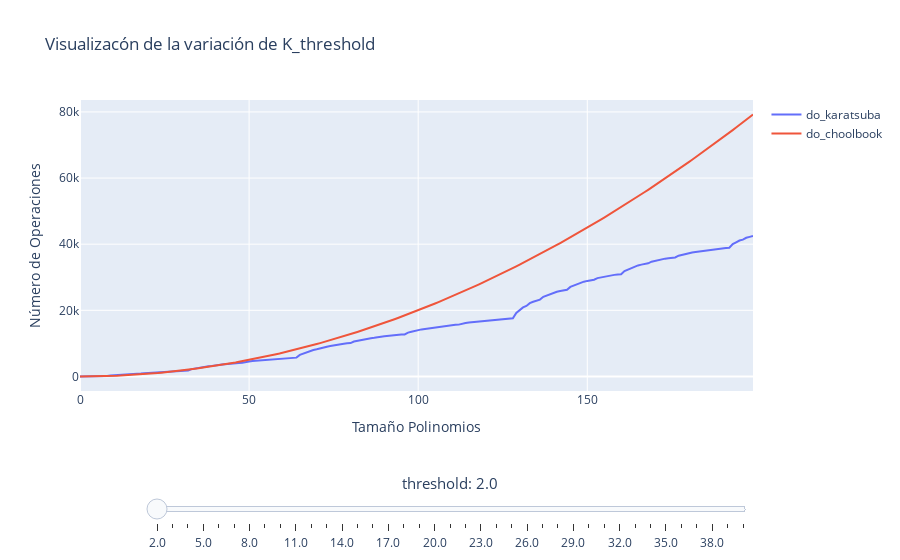

Source (notebook cell):
### Code cell
graficar_listas_threshold(tam_poli=200, 
                        max_threshold_range=40,
                        diff_size=False,
                        verbose=True)

# (tamaño 150) 1min aprox 
# (tamaño 200)

### Figure 1 — Plotly figure (JSON) as saved in the notebook; plotly's stock layout.template omitted (floating-point values rounded to 4 significant figures; data arrays with more than 128 entries replaced by an {"elided": "..."} marker saying what was removed)
{"data": [{"mode": "lines", "name": "do_karatsuba", "type": "scatter", "x": {"elided": "200 int values"}, "y": {"elided": "201 int values"}}, {"mode": "lines", "name": "do_choolbook", "type": "scatter", "x": {"elided": "200 int values"}, "y": {"elided": "201 int values"}}], "layout": {"sliders": [{"currentvalue": {"font": {"size": 15}, "prefix": "threshold: ", "visible": true, "xanchor": "center"}, "len": 0.9, "steps": [{"args": [["2.0"], {"frame": {"duration": 100, "redraw": true}, "mode": "immediate", "transition": {"duration": 0}}], "label": "2.0", "method": "animate"}, {"args": [["3.0"], {"frame": {"duration": 100, "redraw": true}, "mode": "immediate", "transition": {"duration": 0}}], "label": "3.0", "method": "animate"}, {"args": [["4.0"], {"frame": {"duration": 100, "redraw": true}, "mode": "immediate", "transition": {"duration": 0}}], "label": "4.0", "method": "animate"}, {"args": [["5.0"], {"frame": {"duration": 100, "redraw": true}, "mode": "immediate", "transition": {"duration": 0}}], "label": "5.0", "method": "animate"}, {"args": [["6.0"], {"frame": {"duration": 100, "redraw": true}, "mode": "immediate", "transition": {"duration": 0}}], "label": "6.0", "method": "animate"}, {"args": [["7.0"], {"frame": {"duration": 100, "redraw": true}, "mode": "immediate", "transition": {"duration": 0}}], "label": "7.0", "method": "animate"}, {"args": [["8.0"], {"frame": {"duration": 100, "redraw": true}, "mode": "immediate", "transition": {"duration": 0}}], "label": "8.0", "method": "animate"}, {"args": [["9.0"], {"frame": {"duration": 100, "redraw": true}, "mode": "immediate", "transition": {"duration": 0}}], "label": "9.0", "method": "animate"}, {"args": [["10.0"], {"frame": {"duration": 100, "redraw": true}, "mode": "immediate", "transition": {"duration": 0}}], "label": "10.0", "method": "animate"}, {"args": [["11.0"], {"frame": {"duration": 100, "redraw": true}, "mode": "immediate", "transition": {"duration": 0}}], "label": "11.0", "method": "animate"}, {"args": [["12.0"], {"frame": {"duration": 100, "redraw": true}, "mode": "immediate", "transition": {"duration": 0}}], "label": "12.0", "method": "animate"}, {"args": [["13.0"], {"frame": {"duration": 100, "redraw": true}, "mode": "immediate", "transition": {"duration": 0}}], "label": "13.0", "method": "animate"}, {"args": [["14.0"], {"frame": {"duration": 100, "redraw": true}, "mode": "immediate", "transition": {"duration": 0}}], "label": "14.0", "method": "animate"}, {"args": [["15.0"], {"frame": {"duration": 100, "redraw": true}, "mode": "immediate", "transition": {"duration": 0}}], "label": "15.0", "method": "animate"}, {"args": [["16.0"], {"frame": {"duration": 100, "redraw": true}, "mode": "immediate", "transition": {"duration": 0}}], "label": "16.0", "method": "animate"}, {"args": [["17.0"], {"frame": {"duration": 100, "redraw": true}, "mode": "immediate", "transition": {"duration": 0}}], "label": "17.0", "method": "animate"}, {"args": [["18.0"], {"frame": {"duration": 100, "redraw": true}, "mode": "immediate", "transition": {"duration": 0}}], "label": "18.0", "method": "animate"}, {"args": [["19.0"], {"frame": {"duration": 100, "redraw": true}, "mode": "immediate", "transition": {"duration": 0}}], "label": "19.0", "method": "animate"}, {"args": [["20.0"], {"frame": {"duration": 100, "redraw": true}, "mode": "immediate", "transition": {"duration": 0}}], "label": "20.0", "method": "animate"}, {"args": [["21.0"], {"frame": {"duration": 100, "redraw": true}, "mode": "immediate", "transition": {"duration": 0}}], "label": "21.0", "method": "animate"}, {"args": [["22.0"], {"frame": {"duration": 100, "redraw": true}, "mode": "immediate", "transition": {"duration": 0}}], "label": "22.0", "method": "animate"}, {"args": [["23.0"], {"frame": {"duration": 100, "redraw": true}, "mode": "immediate", "transition": {"duration": 0}}], "label": "23.0", "method": "animate"}, {"args": [["24.0"], {"frame": {"duration": 100, "redraw": true}, "mode": "immediate", "transition": {"duration": 0}}], "label": "24.0", "method": "animate"}, {"args": [["25.0"], {"frame": {"duration": 100, "redraw": true}, "mode": "immediate", "transition": {"duration": 0}}], "label": "25.0", "method": "animate"}, {"args": [["26.0"], {"frame": {"duration": 100, "redraw": true}, "mode": "immediate", "transition": {"duration": 0}}], "label": "26.0", "method": "animate"}, {"args": [["27.0"], {"frame": {"duration": 100, "redraw": true}, "mode": "immediate", "transition": {"duration": 0}}], "label": "27.0", "method": "animate"}, {"args": [["28.0"], {"frame": {"duration": 100, "redraw": true}, "mode": "immediate", "transition": {"duration": 0}}], "label": "28.0", "method": "animate"}, {"args": [["29.0"], {"frame": {"duration": 100, "redraw": true}, "mode": "immediate", "transition": {"duration": 0}}], "label": "29.0", "method": "animate"}, {"args": [["30.0"], {"frame": {"duration": 100, "redraw": true}, "mode": "immediate", "transition": {"duration": 0}}], "label": "30.0", "method": "animate"}, {"args": [["31.0"], {"frame": {"duration": 100, "redraw": true}, "mode": "immediate", "transition": {"duration": 0}}], "label": "31.0", "method": "animate"}, {"args": [["32.0"], {"frame": {"duration": 100, "redraw": true}, "mode": "immediate", "transition": {"duration": 0}}], "label": "32.0", "method": "animate"}, {"args": [["33.0"], {"frame": {"duration": 100, "redraw": true}, "mode": "immediate", "transition": {"duration": 0}}], "label": "33.0", "method": "animate"}, {"args": [["34.0"], {"frame": {"duration": 100, "redraw": true}, "mode": "immediate", "transition": {"duration": 0}}], "label": "34.0", "method": "animate"}, {"args": [["35.0"], {"frame": {"duration": 100, "redraw": true}, "mode": "immediate", "transition": {"duration": 0}}], "label": "35.0", "method": "animate"}, {"args": [["36.0"], {"frame": {"duration": 100, "redraw": true}, "mode": "immediate", "transition": {"duration": 0}}], "label": "36.0", "method": "animate"}, {"args": [["37.0"], {"frame": {"duration": 100, "redraw": true}, "mode": "immediate", "transition": {"duration": 0}}], "label": "37.0", "method": "animate"}, {"args": [["38.0"], {"frame": {"duration": 100, "redraw": true}, "mode": "immediate", "transition": {"duration": 0}}], "label": "38.0", "method": "animate"}, {"args": [["39.0"], {"frame": {"duration": 100, "redraw": true}, "mode": "immediate", "transition": {"duration": 0}}], "label": "39.0", "method": "animate"}, {"args": [["40.0"], {"frame": {"duration": 100, "redraw": true}, "mode": "immediate", "transition": {"duration": 0}}], "label": "40.0", "method": "animate"}], "transition": {"duration": 0}, "x": 0.1, "y": -0.2}], "title": {"text": "Visualizacón de la variación de K_threshold"}, "xaxis": {"title": {"text": "Tamaño Polinomios"}}, "yaxis": {"title": {"text": "Número de Operaciones"}}}}
